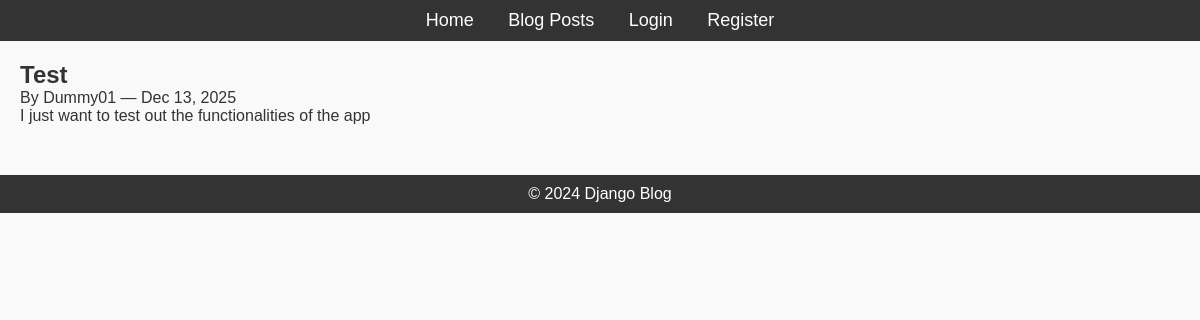
The app's page /post/1/ with its own data.
### blog/models.py (models this page shows, shortened)
class Post(models.Model):
    title = models.CharField(max_length=200)
    content = models.TextField()
    published_date = models.DateTimeField(auto_now_add=True)
    author = models.ForeignKey(User, on_delete=models.CASCADE, related_name='posts')
    tags = TaggableManager(blank=True)  # Adding tagging functionality

### blog/views.py (the view)
# urls.py: path('post/<int:pk>/', PostDetailView.as_view(), name='post-detail'), # Detail view for a single post
class PostDetailView(DetailView):
    model = Post
    template_name = 'blog/post_detail.html'
    context_object_name = 'post'

### blog/templates/blog/post_detail.html (shortened to what this page needs)
{% extends 'blog/base.html' %}
{% block content %}
<article>
  <h1>{{ post.title }}</h1>
  <p>By {{ post.author }} — {{ post.published_date|date:"M j, Y" }}</p>
  <div>{{ post.content|linebreaks }}</div>
</article>
{% endblock %}

### blog/static/css/styles.css (style rules this page uses)
* { margin: 0; padding: 0; box-sizing: border-box; }
body { font-family: Arial, sans-serif; background-color: #f9f9f9; color: #333; }

### records on screen
Post: title "Test", author "Dummy01", published_date "Dec 13, 2025", content "I just want to test out the functionalities of the app"
